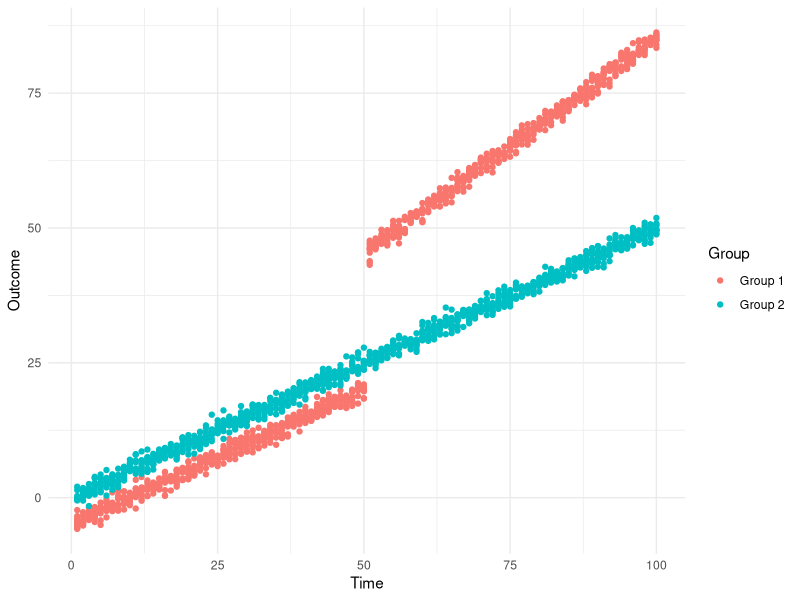

Write the R code that produced this figure.
# Load required libraries
library(dplyr)
library(ggplot2)
library(broom) # for tidy function

# Set seed for reproducibility
set.seed(123)

# Number of individuals per group
n_per_group <- 10

# Number of time periods
n_periods <- 100

# Time variable
time <- 1:n_periods

# Generate synthetic data
data <- data.frame(
  Group = rep(c("Group 1", "Group 2"), each = n_per_group * n_periods),
  Individual = rep(rep(1:n_per_group, each = n_periods), times = 2),
  Time = rep(time, times = 2 * n_per_group),
  stringsAsFactors = FALSE
)

# data = data %>% group_by(Individual) %>% mutate(Treatment = ifelse(Time > 50 & Group == "Group 1", 1, 0),
#                                                 Outcome = rnorm(2 * n_periods, mean = ifelse(Treatment == 1, 2+0.5*Time+5, -5+0.5*Time))) %>% distinct()

data = data %>% group_by(Individual) %>% mutate(Treatment = ifelse(Time > 50 & Group == "Group 1", 1, 0),
                                                Outcome = rnorm(2 * n_periods, mean = case_when(
                                                  Treatment == 1 & Group== "Group 1" ~ -5+0.5*Time+10+0.3*Time,
                                                  Treatment == 0 & Group== "Group 1" ~ -5+0.5*Time,
                                                  TRUE ~ 0.5*Time))) %>% distinct()

# Plot the simulated data
ggplot(data, aes(x = Time, y = Outcome, color = Group, linetype = factor(Treatment))) +
  geom_point() +
  labs(x = "Time", y = "Outcome", color = "Group", linetype = "Treatment") +
  theme_minimal()

# Estimate DiD parameters using linear regression
diD_model <- lm(Outcome ~ Treatment + Time + Treatment:Time + Group, data = data)

# Display DiD model summary
summary(diD_model)
